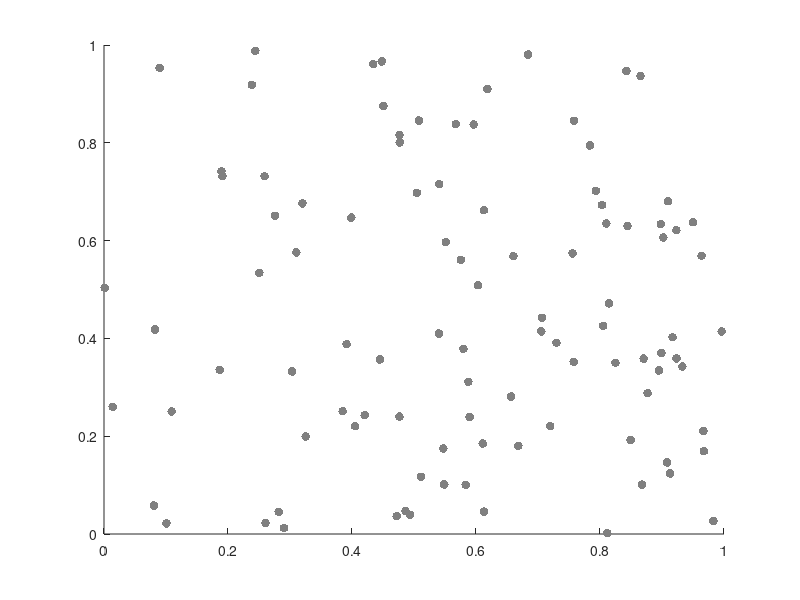

Here is the MATLAB script that generated this plot: (Note: this script raises an error after producing the figure.)
%=============================================================================
% Copyright (c) 2016-present Allan CORNET (Nelson)
%=============================================================================
% This file is part of Nelson.
%=============================================================================
% LICENCE_BLOCK_BEGIN
% SPDX-License-Identifier: LGPL-3.0-or-later
% LICENCE_BLOCK_END
%=============================================================================
% <--ADV-CLI MODE-->
%=============================================================================
close all
%=============================================================================
rng('default') % For reproducibility
figure();
x = rand(100, 1);
y = rand(100, 1);
MarkerColor = [0.5, 0.5, 0.5];
s = scatter(x, y, 40, MarkerColor, 'filled');
asserts.isequal(s.Marker, 'o');
asserts.isequal(s.MarkerEdgeColor, 'none');
asserts.isequal(s.MarkerFaceColor, 'flat');
asserts.isequal(s.LineWidth, 0.5000);
asserts.isequal(s.SizeData, 40);
asserts.isequal(s.CData, [0.5000 0.5000 0.5000]);
%=============================================================================
close all
%=============================================================================
